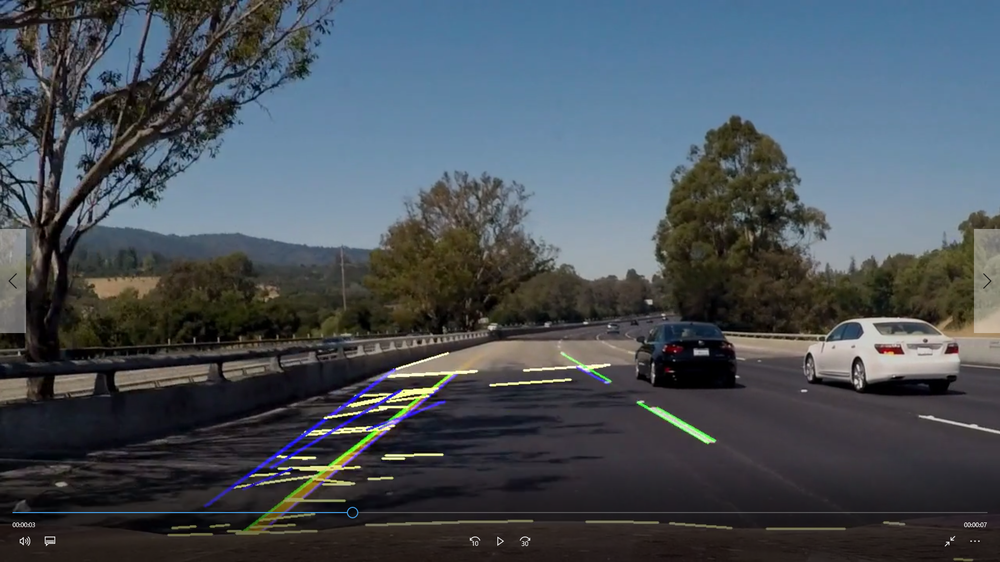
#> input picture test_images/Challenge1.png, 1000 x 562 px, shrunk from 1920 x 1080 before the run; its folder holds only this picture in this run
$ jupyter execute --allow-errors P1.ipynb   (shell and % lines are left out)
#> lines starting #> are read from the running program, lines starting #| are printed output that depends on the picture
#> further down, input_image is the input picture: shape (562, 1000, 3) float32; mean R, G, B 0.285, 0.318, 0.347
# Self-Driving Car Engineer Nanodegree

## Project: **Finding Lane Lines on the Road**
***
In this project, you will use the tools you learned about in the lesson to identify lane lines on the road.  You can develop your pipeline on a series of individual images, and later apply the result to a video stream (really just a series of images). Check out the video clip "raw-lines-example.mp4" (also contained in this repository) to see what the output should look like after using the helper functions below.

Once you have a result that looks roughly like "raw-lines-example.mp4", you'll need to get creative and try to average and/or extrapolate the line segments you've detected to map out the full extent of the lane lines.  You can see an example of the result you're going for in the video "P1_example.mp4".  Ultimately, you would like to draw just one line for the left side of the lane, and one for the right.

In addition to implementing code, there is a brief writeup to complete. The writeup should be completed in a separate file, which can be either a markdown file or a pdf document. There is a [write up template](https://github.com/udacity/CarND-LaneLines-P1/blob/master/writeup_template.md) that can be used to guide the writing process. Completing both the code in the Ipython notebook and the writeup template will cover all of the [rubric points](https://review.udacity.com/#!/rubrics/322/view) for this project.

---
Let's have a look at our first image called 'test_images/solidWhiteRight.jpg'.  Run the 2 cells below (hit Shift-Enter or the "play" button above) to display the image.

**Note: If, at any point, you encounter frozen display windows or other confounding issues, you can always start again with a clean slate by going to the "Kernel" menu above and selecting "Restart & Clear Output".**

---

**The tools you have are color selection, region of interest selection, grayscaling, Gaussian smoothing, Canny Edge Detection and Hough Tranform line detection.  You  are also free to explore and try other techniques that were not presented in the lesson.  Your goal is piece together a pipeline to detect the line segments in the image, then average/extrapolate them and draw them onto the image for display (as below).  Once you have a working pipeline, try it out on the video stream below.**

---

<figure>

 <figcaption>
 <p></p>
 <p style="text-align: center;"> Your output should look something like this (above) after detecting line segments using the helper functions below </p>
 </figcaption>
</figure>
 <p></p>
<figure>

 <figcaption>
 <p></p>
 <p style="text-align: center;"> Your goal is to connect/average/extrapolate line segments to get output like this</p>
 </figcaption>
</figure>

**Run the cell below to import some packages.  If you get an `import error` for a package you've already installed, try changing your kernel (select the Kernel menu above --> Change Kernel).  Still have problems?  Try relaunching Jupyter Notebook from the terminal prompt.  Also, see [this forum post](https://carnd-forums.udacity.com/cq/viewquestion.action?spaceKey=CAR&id=29496372&questionTitle=finding-lanes---import-cv2-fails-even-though-python-in-the-terminal-window-has-no-problem-with-import-cv2) for more troubleshooting tips.**

## Import Packages

[cell 1]
#importing some useful packages
import matplotlib.pyplot as plt
import matplotlib.image as mpimg
import numpy as np
import cv2
import math

# global variable
prev_clip_data = [0, 0, 0, 0]        # Slope & intercept from previous clip used as reference to filter outliers
bottom_y = 0                         # Variable to hold the bottom most starting point

# constants
SLOPE_TOLERANCE = 0.5                # Used to derieve allowed slope range based on on previous clip slope
INTERCEPT_TOLERANCE = 25             # Used to derieve allowed intecept range based on on previous clip intercept
TOP_Y_FACTOR = 0.615                 # Factor that decides the top edge of mask
BOTTOM_Y_FACTOR = 1.0                # Factor that decides the bottom edge of mask
MASK_BOTTOM_RIGHT_X_FACTOR = 0.975   # Factor that decides the bottom right position of mask
MASK_BOTTOM_LEFT_X_FACTOR = 0.125    # Factor that decides the bottom left position of mask
MASK_TOP_RIGHT_X_FACTOR = 0.575      # Factor that decides the top right position of mask
MASK_TOP_LEFT_X_FACTOR = 0.425       # Factor that decides the top left position of mask

## Read in an Image

[cell 2]
#reading in an image
#image = mpimg.imread('test_images/Challenge6.jpg')

#printing out some stats and plotting
#print('This image is:', type(image), 'with dimensions:', image.shape)
#plt.imshow(image)  # if you wanted to show a single color channel image called 'gray',
#    for example, call as plt.imshow(gray, cmap='gray')

## Ideas for Lane Detection Pipeline

**Some OpenCV functions (beyond those introduced in the lesson) that might be useful for this project are:**

`cv2.inRange()` for color selection
`cv2.fillPoly()` for regions selection
`cv2.line()` to draw lines on an image given endpoints
`cv2.addWeighted()` to coadd / overlay two images
`cv2.cvtColor()` to grayscale or change color
`cv2.imwrite()` to output images to file
`cv2.bitwise_and()` to apply a mask to an image

**Check out the OpenCV documentation to learn about these and discover even more awesome functionality!**

## Helper Functions

Below are some helper functions to help get you started. They should look familiar from the lesson!

[cell 3]
def grayscale(img):
    """Applies the Grayscale transform
    This will return an image with only one color channel
    but NOTE: to see the returned image as grayscale
    (assuming your grayscaled image is called 'gray')
    you should call plt.imshow(gray, cmap='gray')"""
    return cv2.cvtColor(img, cv2.COLOR_RGB2GRAY)
    # Or use BGR2GRAY if you read an image with cv2.imread()
    # return cv2.cvtColor(img, cv2.COLOR_BGR2GRAY)

def canny(img, low_threshold, high_threshold):
    """Applies the Canny transform"""
    return cv2.Canny(img, low_threshold, high_threshold)

def gaussian_blur(img, kernel_size):
    """Applies a Gaussian Noise kernel"""
    return cv2.GaussianBlur(img, (kernel_size, kernel_size), 0)

# [221 lines left out: functions region_of_interest, draw_lines, hough_lines, weighted_img, not called in this run]

## Test Images

Build your pipeline to work on the images in the directory "test_images"
**You should make sure your pipeline works well on these images before you try the videos.**

[cell 4]
import os
os.listdir("test_images/")

## Build a Lane Finding Pipeline

Build the pipeline and run your solution on all test_images. Make copies into the test_images directory, and you can use the images in your writeup report.

Try tuning the various parameters, especially the low and high Canny thresholds as well as the Hough lines parameters.

[cell 5]
def pipeline(input_image):
    """
    Pipeline that will draw lane lines on the test_images and then save them to the test_images directory.
    """

    gaussian_kernel_size = 7  # kernel size used for gaussian blur
    canny_low_threshold = 40 # pixel with gradient below the low threshold are rejected
    canny_high_threshold = 100 # gradient used to detect strong edges


    mask_bottom_right_x = input_image.shape[1] * MASK_BOTTOM_RIGHT_X_FACTOR
#> mask_bottom_right_x = 975
    mask_bottom_left_x = input_image.shape[1] * MASK_BOTTOM_LEFT_X_FACTOR
#> mask_bottom_left_x = 125
    mask_top_right_x = input_image.shape[1] * MASK_TOP_RIGHT_X_FACTOR
#> mask_top_right_x = 575
    mask_top_left_x = input_image.shape[1] * MASK_TOP_LEFT_X_FACTOR
#> mask_top_left_x = 425
    mask_top_y = input_image.shape[0] * TOP_Y_FACTOR
#> mask_top_y = 345.6
    mask_bottom_y = input_image.shape[0] * BOTTOM_Y_FACTOR
#> mask_bottom_y = 562


    vertices = np.array([[(mask_top_left_x, mask_top_y), (mask_top_right_x, mask_top_y),  \
                          (mask_bottom_right_x, mask_bottom_y), (mask_bottom_left_x, mask_bottom_y)]],  \
                             dtype=np.int32) # vertices of the masked area
    rho = 2 # distance resolution in pixels of the Hough grid
    theta = np.pi/180 # angular resolution in radians of the Hough grid
    threshold = 60     # minimum number of votes (intersections in Hough grid cell)
    min_line_length = 20 #minimum number of pixels making up a line
    max_line_gap = 30    # maximum gap in pixels between connectable line segments

    grayscale_image = grayscale(input_image)
#> in grayscale, `return cv2.cvtColor(img, cv2.COLOR_RGB2GRAY)`:
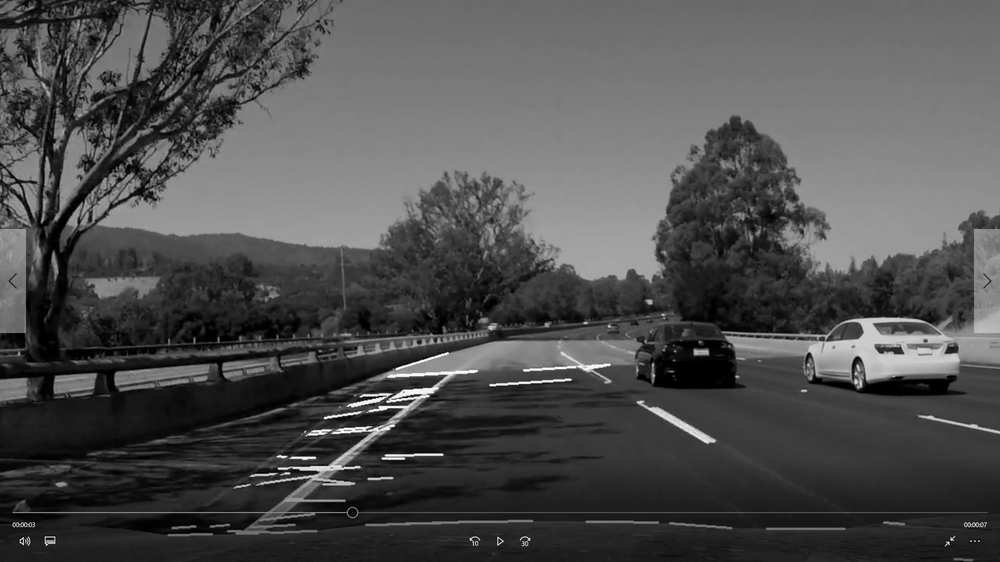
#> returned value: shape (562, 1000) float32; min 0, max 1, mean 0.311
#    print ("gray image")
#    plt.imshow(grayscale_image, cmap='gray')

    gaussian_blurred_image = gaussian_blur(grayscale_image, gaussian_kernel_size)
#    print ("gaussian image")
#    plt.imshow(gaussian_blurred_image, cmap='gray')

    canny_image = canny(gaussian_blurred_image, canny_low_threshold, canny_high_threshold)
#    print ("canny image")
#    plt.imshow(canny_image, cmap='gray')
#    plt.imsave('canny.png', canny_image, format='png', cmap='gray')

    masked_image = region_of_interest(canny_image, vertices)
#    print ("masked image")
#    plt.imshow(masked_image, cmap='gray')
#    plt.show()

    hough_image = hough_lines(masked_image, rho, theta, threshold, min_line_length, max_line_gap)
#    print ("hough image")
#    plt.imshow(hough_image, cmap='gray')
#    plt.show()

    weighted_image = weighted_img(hough_image, input_image)
#    print ("weighted image")
#    plt.imshow(weighted_image)

    return weighted_image

'''
NOTE : This section is used to test the pipeline against the set of test images provided
'''

images = os.listdir('test_images/')

#> (the rest of this cell did not finish here and is left out)


$ run again, on test_images/Challenge5.png
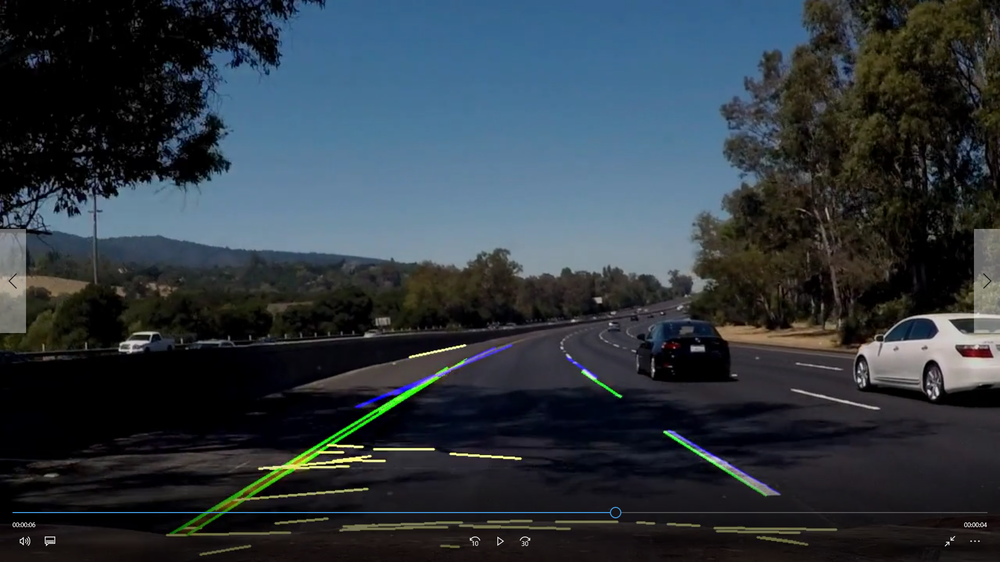
#> input picture test_images/Challenge5.png, 1000 x 562 px, shrunk from 1920 x 1080 before the run
#> input_image is the input picture: shape (562, 1000, 3) float32; mean R, G, B 0.183, 0.22, 0.249
#> in grayscale, `return cv2.cvtColor(img, cv2.COLOR_RGB2GRAY)`:
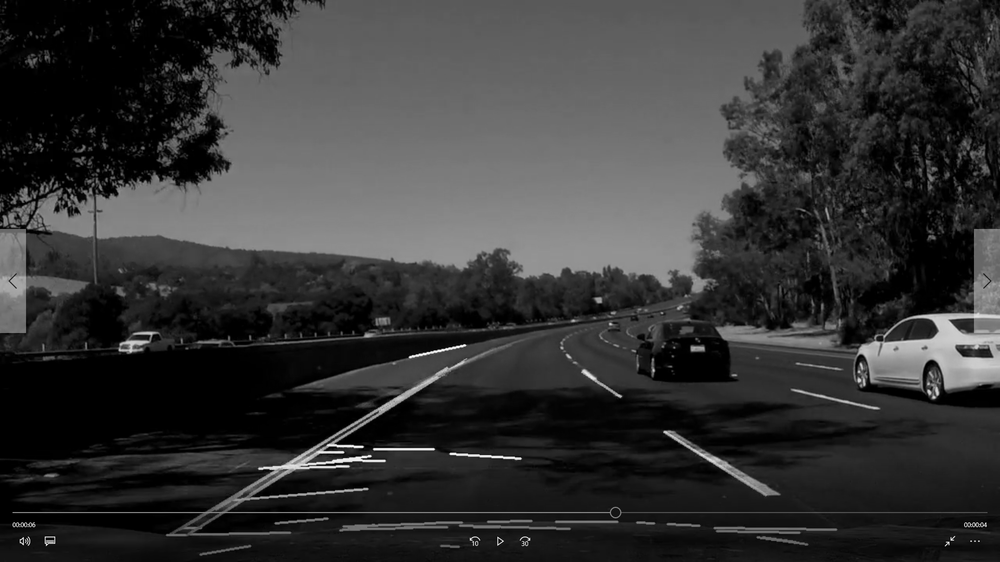
#> returned value: shape (562, 1000) float32; min 0, max 1, mean 0.212

$ run again, on test_images/Challenge2.png
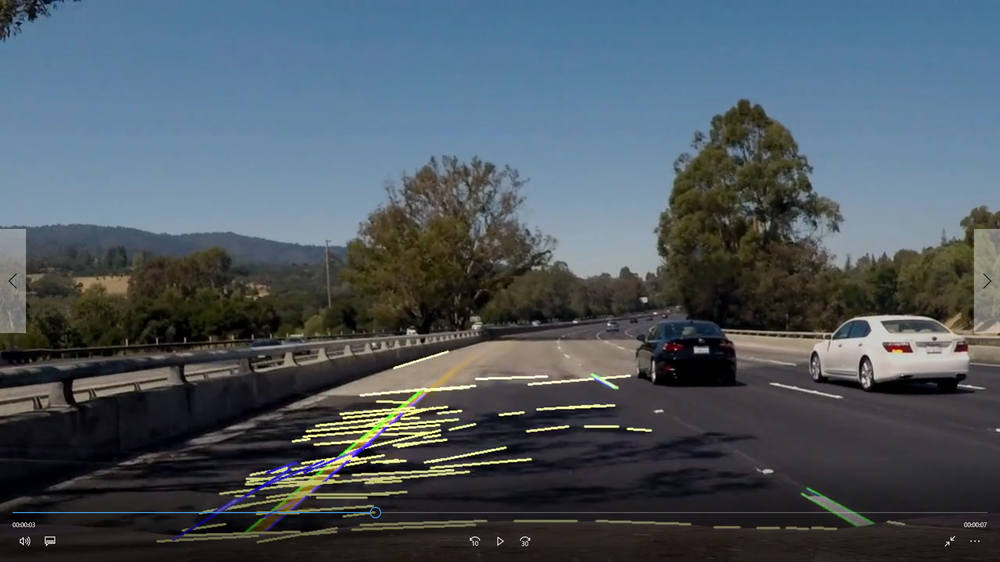
#> input picture test_images/Challenge2.png, 1000 x 562 px, shrunk from 1920 x 1080 before the run
#> input_image is the input picture: shape (562, 1000, 3) float32; mean R, G, B 0.3, 0.342, 0.374
#> in grayscale, `return cv2.cvtColor(img, cv2.COLOR_RGB2GRAY)`:
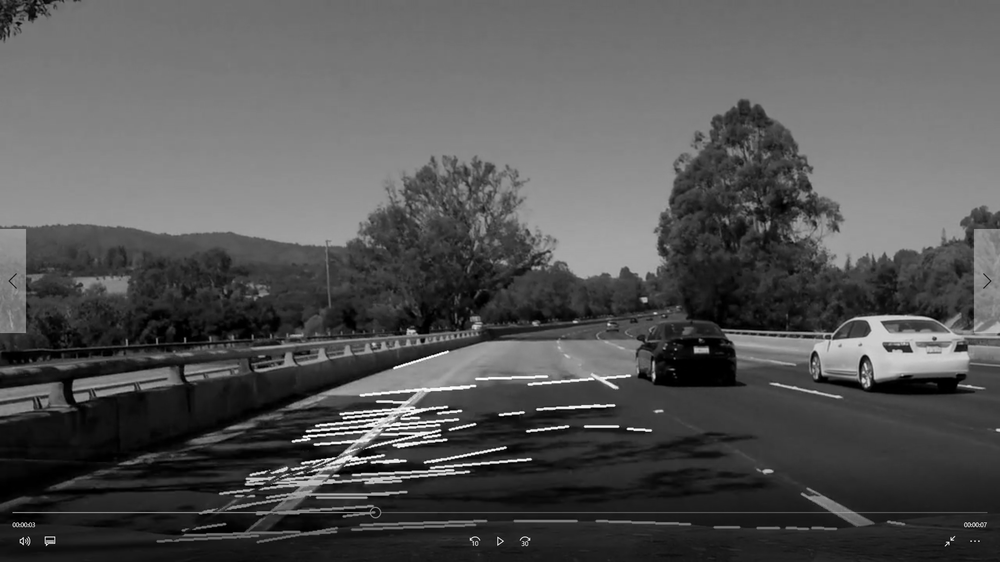
#> returned value: shape (562, 1000) float32; min 0, max 1, mean 0.332
#> in gaussian_blur, `return cv2.GaussianBlur(img, (kernel_size, kernel_size), 0)`:
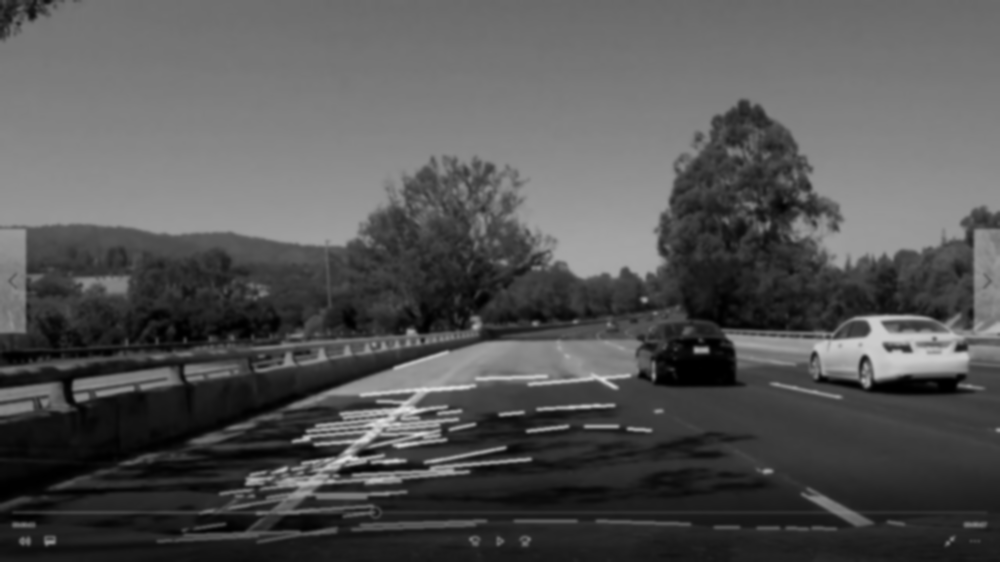
#> returned value: shape (562, 1000) float32; min 0, max 0.888, mean 0.332

$ run again, on test_images/Challenge3.png
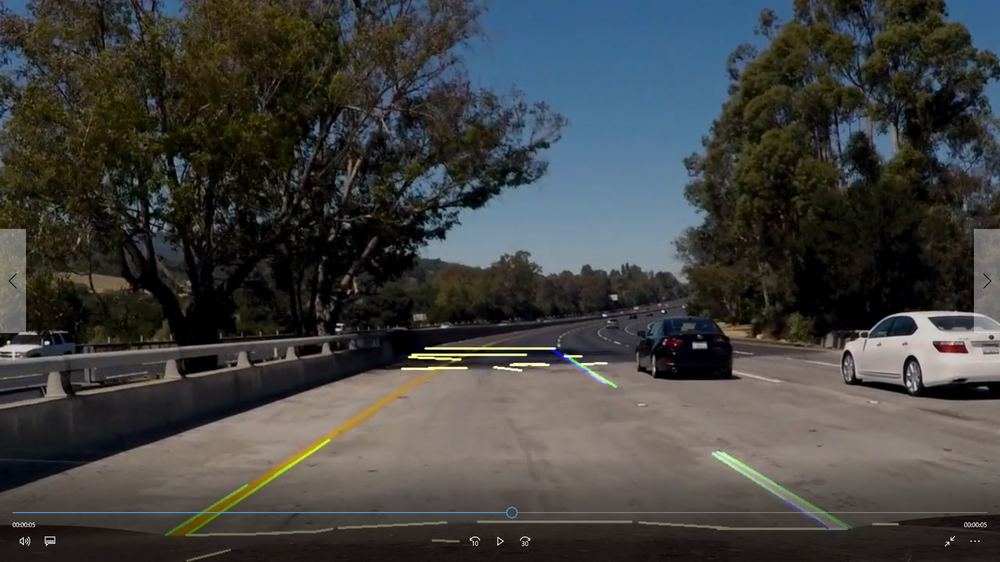
#> input picture test_images/Challenge3.png, 1000 x 562 px, shrunk from 1920 x 1080 before the run
#> input_image is the input picture: shape (562, 1000, 3) float32; mean R, G, B 0.257, 0.259, 0.254
#> in grayscale, `return cv2.cvtColor(img, cv2.COLOR_RGB2GRAY)`:
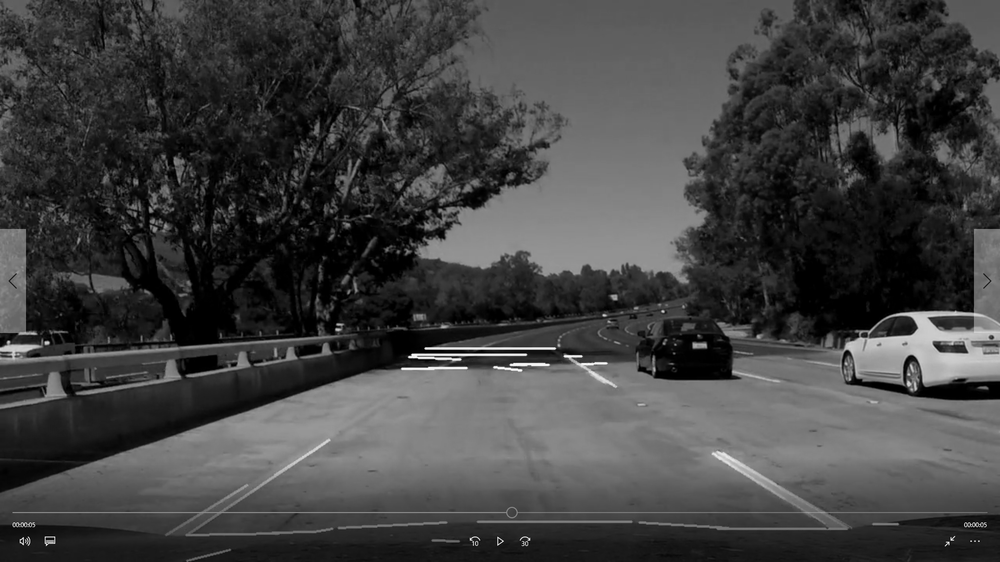
#> returned value: shape (562, 1000) float32; min 0, max 1, mean 0.258

$ run again, on test_images/Challenge4.png
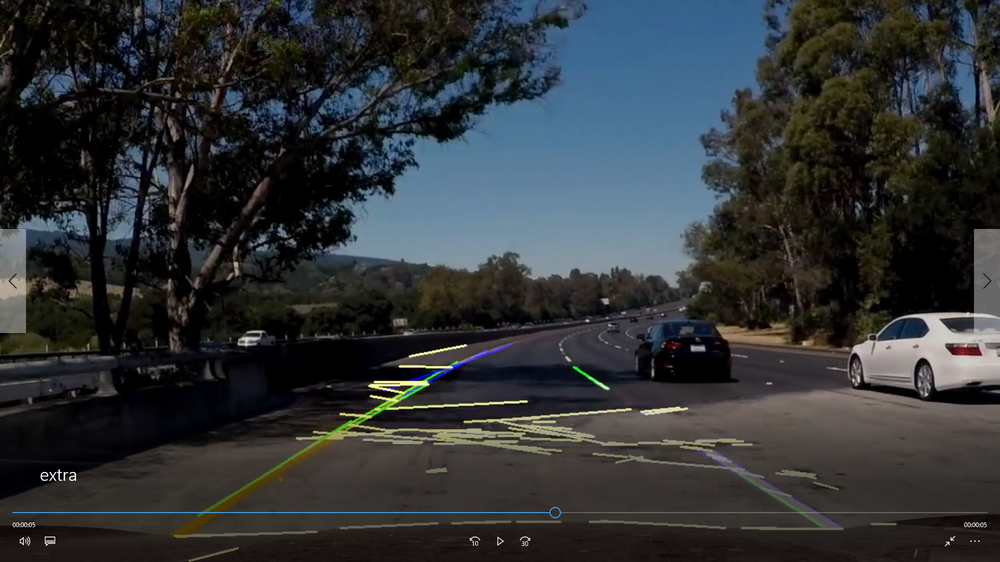
#> input picture test_images/Challenge4.png, 1000 x 562 px, shrunk from 1920 x 1080 before the run
#> input_image is the input picture: shape (562, 1000, 3) float32; mean R, G, B 0.19, 0.204, 0.213
#> in grayscale, `return cv2.cvtColor(img, cv2.COLOR_RGB2GRAY)`:
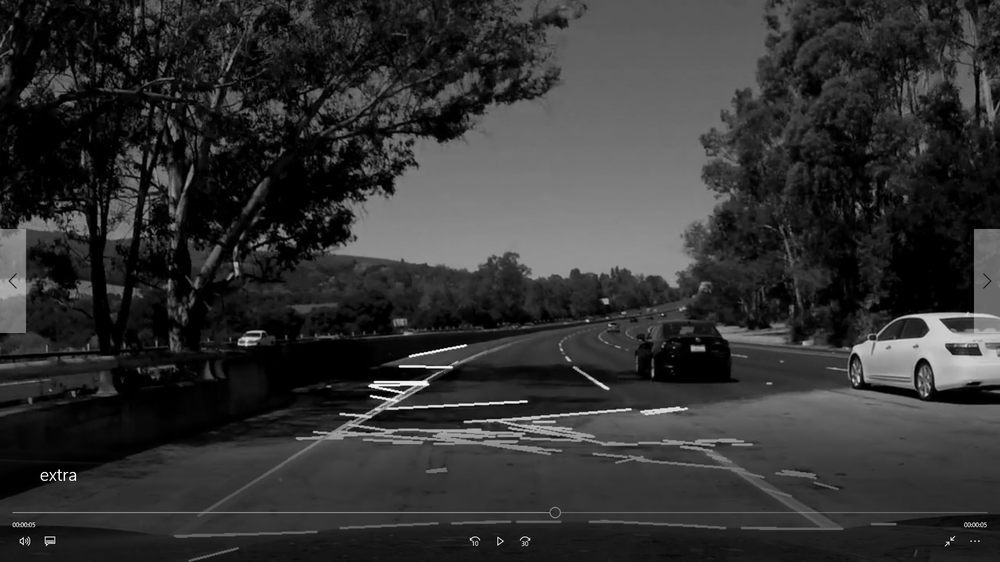
#> returned value: shape (562, 1000) float32; min 0, max 1, mean 0.2
